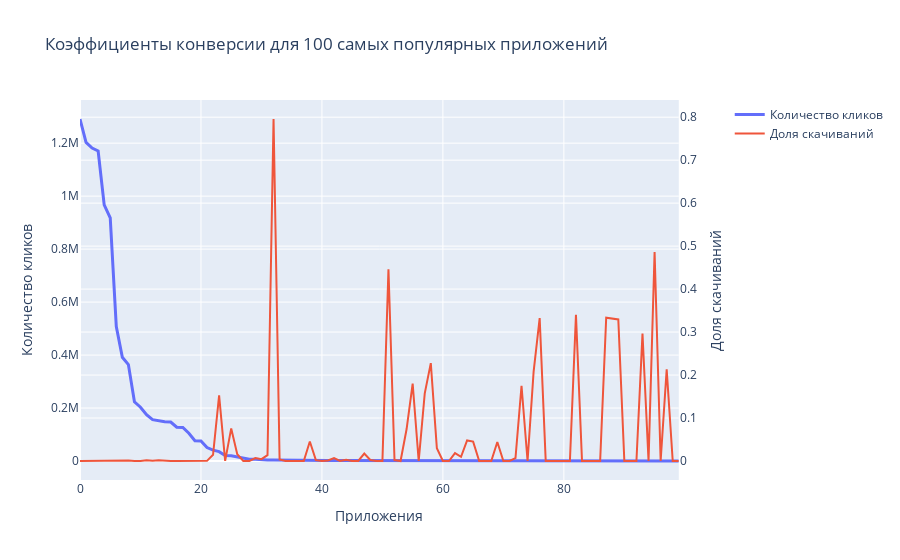

The code cell stored with this chart in its notebook:
### Markdown cell above
# Конверсии по приложениям
 
 Проверим 100 самых популярных приложений по количеству кликов:

### Code cell
proportion = train[['app', 'is_attributed']].groupby('app', as_index=False).mean().sort_values('is_attributed', ascending=False)
counts = train[['app', 'is_attributed']].groupby('app', as_index=False).count().sort_values('is_attributed', ascending=False)
merge = counts.merge(proportion, on='app', how='left')
merge.columns = ['app', 'click_count', 'prop_downloaded']

# Создаем график с двумя осями Y используя plotly
fig = make_subplots(specs=[[{"secondary_y": True}]])

# Добавляем данные для количества кликов
fig.add_trace(
    go.Scatter(x=merge[:100].index, y=merge[:100]['click_count'], 
               name="Количество кликов",
               line=dict(width=3)),  # Делаем линию жирнее
    secondary_y=False,
)

# Добавляем данные для пропорции скачиваний
fig.add_trace(
    go.Scatter(x=merge[:100].index, y=merge[:100]['prop_downloaded'], 
               name="Доля скачиваний"),
    secondary_y=True,
)

# Обновляем layout
fig.update_layout(
    title_text="Коэффициенты конверсии для 100 самых популярных приложений",
    xaxis_title="Приложения",
    showlegend=True
)

# Обновляем метки осей
fig.update_yaxes(title_text="Количество кликов", secondary_y=False)
fig.update_yaxes(title_text="Доля скачиваний", secondary_y=True)

fig.show()

### Figure 1 — Plotly figure (JSON) as saved in the notebook; plotly's stock layout.template omitted (floating-point values rounded to 4 significant figures)
{"data": [{"line": {"width": 3}, "name": "Количество кликов", "type": "scatter", "x": [0, 1, 2, 3, 4, 5, 6, 7, 8, 9, 10, 11, 12, 13, 14, 15, 16, 17, 18, 19, 20, 21, 22, 23, 24, 25, 26, 27, 28, 29, 30, 31, 32, 33, 34, 35, 36, 37, 38, 39, 40, 41, 42, 43, 44, 45, 46, 47, 48, 49, 50, 51, 52, 53, 54, 55, 56, 57, 58, 59, 60, 61, 62, 63, 64, 65, 66, 67, 68, 69, 70, 71, 72, 73, 74, 75, 76, 77, 78, 79, 80, 81, 82, 83, 84, 85, 86, 87, 88, 89, 90, 91, 92, 93, 94, 95, 96, 97, 98, 99], "xaxis": "x", "y": [1291185, 1202534, 1181585, 1170412, 966839, 917820, 507491, 391508, 364361, 223823, 203332, 174792, 156247, 152367, 148119, 147356, 127923, 126630, 104855, 76417, 76050, 50956, 41224, 35586, 20734, 19773, 15570, 12388, 6990, 6736, 4762, 4343, 3986, 3476, 3384, 2974, 2531, 2462, 2276, 1967, 1847, 1756, 1639, 1567, 1521, 1471, 1463, 1394, 1359, 1235, 1233, 1165, 940, 863, 860, 795, 788, 731, 676, 671, 667, 654, 650, 614, 566, 555, 549, 549, 538, 519, 518, 495, 455, 440, 439, 404, 379, 356, 352, 347, 344, 320, 294, 291, 283, 276, 261, 252, 251, 249, 243, 235, 228, 226, 223, 220, 200, 197, 191, 189], "yaxis": "y"}, {"name": "Доля скачиваний", "type": "scatter", "x": [0, 1, 2, 3, 4, 5, 6, 7, 8, 9, 10, 11, 12, 13, 14, 15, 16, 17, 18, 19, 20, 21, 22, 23, 24, 25, 26, 27, 28, 29, 30, 31, 32, 33, 34, 35, 36, 37, 38, 39, 40, 41, 42, 43, 44, 45, 46, 47, 48, 49, 50, 51, 52, 53, 54, 55, 56, 57, 58, 59, 60, 61, 62, 63, 64, 65, 66, 67, 68, 69, 70, 71, 72, 73, 74, 75, 76, 77, 78, 79, 80, 81, 82, 83, 84, 85, 86, 87, 88, 89, 90, 91, 92, 93, 94, 95, 96, 97, 98, 99], "xaxis": "x", "y": [0.0001402, 0.0003883, 0.0002767, 0.0006297, 0.0008688, 0.0003966, 0.0004828, 0.0003499, 0.001441, 8.936e-05, 0.0001033, 0.001962, 0.0005504, 0.001503, 2.701e-05, 0.0001764, 0.000258, 0.000537, 9.537e-05, 0.0005234, 6.575e-05, 0.0003729, 0.01458, 0.1526, 0.0003376, 0.07576, 0.0158, 0, 0.0001431, 0.006829, 0.0042, 0.01359, 0.7958, 0.00374, 0, 0, 0.0007902, 0, 0.04525, 0.002034, 0, 0.001139, 0.006711, 0, 0.00263, 0, 0, 0.01722, 0.002208, 0, 0, 0.4464, 0.002128, 0, 0.07442, 0.1799, 0, 0.1573, 0.2278, 0.02981, 0, 0, 0.01846, 0.009772, 0.0477, 0.04505, 0, 0, 0, 0.04432, 0, 0, 0.006593, 0.175, 0, 0.2079, 0.3325, 0, 0, 0, 0, 0, 0.3401, 0, 0, 0, 0, 0.3333, 0.3307, 0.3293, 0, 0, 0, 0.2965, 0, 0.4864, 0, 0.2132, 0, 0], "yaxis": "y2"}], "layout": {"showlegend": true, "title": {"text": "Коэффициенты конверсии для 100 самых популярных приложений"}, "xaxis": {"anchor": "y", "domain": [0, 0.94], "title": {"text": "Приложения"}}, "yaxis": {"anchor": "x", "domain": [0, 1], "title": {"text": "Количество кликов"}}, "yaxis2": {"anchor": "x", "overlaying": "y", "side": "right", "title": {"text": "Доля скачиваний"}}}}
